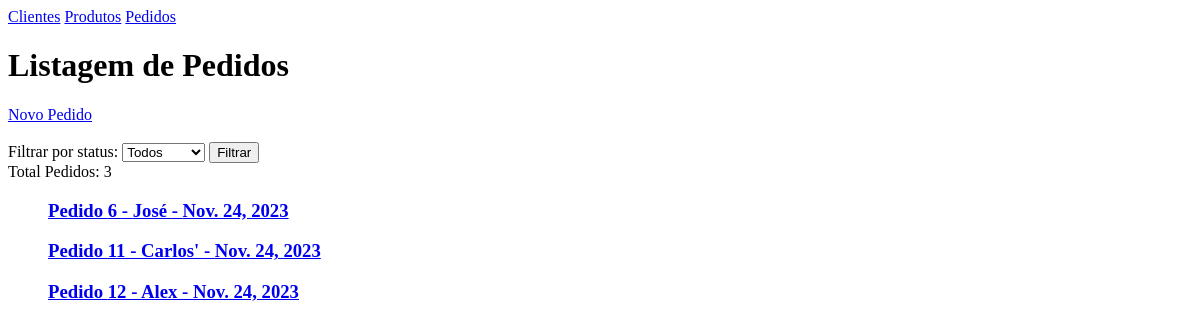
Page /pedidos/ on the earlier database version.
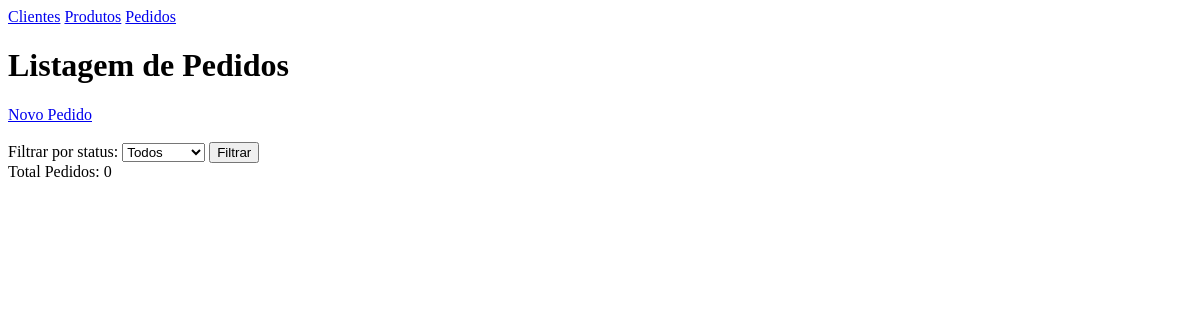
Same page on the later database version.
### fazenda/models.py (models this page shows, shortened)
class Pedido(models.Model):
    cliente = models.ForeignKey(Cliente, on_delete=models.CASCADE)
    produtos = models.ManyToManyField(Produto, through="ItemPedido")
    data_pedido = models.DateField(auto_now_add=True)
    status = models.CharField(
        max_length=10,
        choices=(
            ("Pendente", "Pendente"),
            ("Concluído", "Concluído"),
        ),
        default="Pendente",
    )

class Cliente(models.Model):
    nome = models.CharField(max_length=100)
    empresa = models.CharField(max_length=100, blank=True, null=True)
    telefone = models.CharField(max_length=20)

### fazenda/views.py (the view)
# urls.py: path("pedidos/", views.listar_pedidos, name="listar_pedidos"),
def listar_pedidos(request):
    status_filter = request.GET.get("status")
    pedidos = Pedido.objects.all()
    if status_filter:
        pedidos = pedidos.filter(status=status_filter)
    return render(request, "listar_pedidos.html", {"pedidos": pedidos})

### fazenda/templates/listar_pedidos.html (shortened to what this page needs)
<!DOCTYPE html>
<html>
<head>
</head>
<body>
    <a href="{% url 'listar_clientes' %}">Clientes</a>
    <a href="{% url 'listar_produtos' %}">Produtos</a>
    <a href="{% url 'listar_pedidos' %}">Pedidos</a>
    <h1>Listagem de Pedidos</h1>
    <a href="{% url 'criar_pedido' %}">Novo Pedido</a>
    <br><br>
    <form method="GET">
        <label for="status">Filtrar por status:</label>
        <select name="status" id="status">
            <option value="">Todos</option>
        </select>
        <button type="submit">Filtrar</button>
    </form>
    Total Pedidos: {{ pedidos|length }}
    <ul>
        {% for pedido in pedidos %}
            <a href="{% url 'detalhes_item_pedido' pedido.id %}">
                <h3>Pedido {{ pedido.pk }} - {{ pedido.cliente.nome }} - {{ pedido.data_pedido }}</h3>
            </a>
        {% endfor %}
    </ul>
</body>
</html>

Differences in the rows shown:
removed Pedido: pk "6", cliente.nome "José", data_pedido "Nov. 24, 2023"
removed Pedido: pk "11", cliente.nome "Carlos'", data_pedido "Nov. 24, 2023"
removed Pedido: pk "12", cliente.nome "Alex", data_pedido "Nov. 24, 2023"
Other differences:
{{ pedidos|length }}: "3" → "0"
